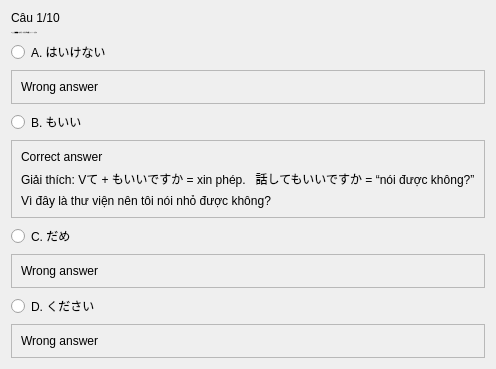
               <widget class="QWidget" name="bai2_cau1">
                <layout class="QVBoxLayout" name="layout_bai2_cau1">
                 <item>
                  <widget class="QLabel" name="bai2_progress1">
                   <property name="text">
                    <string>Câu 1/10</string>
                   </property>
                  </widget>
                 </item>
                 <item>
                  <widget class="QLabel" name="bai2_question1">
                   <property name="font">
                    <font>
                     <family>Segoe UI</family>
                     <pointsize>-1</pointsize>
                     <weight>75</weight>
                     <bold>true</bold>
                    </font>
                   </property>
                   <property name="text">
                    <string>1. ここは図書館ですから、小さい声で話して（　）ですか。</string>
                   </property>
                   <property name="wordWrap">
                    <bool>true</bool>
                   </property>
                  </widget>
                 </item>
                 <item>
                  <widget class="QRadioButton" name="bai2_1_A">
                   <property name="text">
                    <string>A. はいけない</string>
                   </property>
                  </widget>
                 </item>
                 <item>
                  <widget class="QFrame" name="frame_41">
                   <property name="frameShape">
                    <enum>QFrame::StyledPanel</enum>
                   </property>
                   <property name="frameShadow">
                    <enum>QFrame::Raised</enum>
                   </property>
                   <layout class="QVBoxLayout" name="verticalLayout_46">
                    <item>
                     <widget class="QLabel" name="label_76">
                      <property name="text">
                       <string>Wrong answer</string>
                      </property>
                     </widget>
                    </item>
                   </layout>
                  </widget>
                 </item>
                 <item>
                  <widget class="QRadioButton" name="bai2_1_B">
                   <property name="text">
                    <string>B. もいい</string>
                   </property>
                  </widget>
                 </item>
                 <item>
                  <widget class="QFrame" name="frame_42">
                   <property name="frameShape">
                    <enum>QFrame::StyledPanel</enum>
                   </property>
                   <property name="frameShadow">
                    <enum>QFrame::Raised</enum>
                   </property>
                   <layout class="QVBoxLayout" name="verticalLayout_47">
                    <item>
                     <widget class="QLabel" name="label_79">
                      <property name="text">
                       <string>Correct answer</string>
                      </property>
                     </widget>
                    </item>
                    <item>
                     <widget class="QLabel" name="label_77">
                      <property name="text">
                       <string>Giải thích: Vて + もいいですか = xin phép.   話してもいいですか = “nói được không?”</string>
                      </property>
                     </widget>
                    </item>
                    <item>
                     <widget class="QLabel" name="label_78">
                      <property name="text">
                       <string>Vì đây là thư viện nên tôi nói nhỏ được không?</string>
                      </property>
                     </widget>
                    </item>
                   </layout>
                  </widget>
                 </item>
                 <item>
                  <widget class="QRadioButton" name="bai2_1_C">
                   <property name="text">
                    <string>C. だめ</string>
                   </property>
                  </widget>
                 </item>
                 <item>
                  <widget class="QFrame" name="frame_43">
                   <property name="frameShape">
                    <enum>QFrame::StyledPanel</enum>
                   </property>
                   <property name="frameShadow">
                    <enum>QFrame::Raised</enum>
                   </property>
                   <layout class="QVBoxLayout" name="verticalLayout_48">
                    <item>
                     <widget class="QLabel" name="label_80">
                      <property name="text">
                       <string>Wrong answer</string>
                      </property>
                     </widget>
                    </item>
                   </layout>
                  </widget>
                 </item>
                 <item>
                  <widget class="QRadioButton" name="bai2_1_D">
                   <property name="text">
                    <string>D. ください</string>
                   </property>
                  </widget>
                 </item>
                 <item>
                  <widget class="QFrame" name="frame_44">
                   <property name="frameShape">
                    <enum>QFrame::StyledPanel</enum>
                   </property>
                   <property name="frameShadow">
                    <enum>QFrame::Raised</enum>
                   </property>
                   <layout class="QVBoxLayout" name="verticalLayout_49">
                    <item>
                     <widget class="QLabel" name="label_81">
                      <property name="text">
                       <string>Wrong answer</string>
                      </property>
                     </widget>
                    </item>
                   </layout>
                  </widget>
                 </item>
                </layout>
               </widget>
